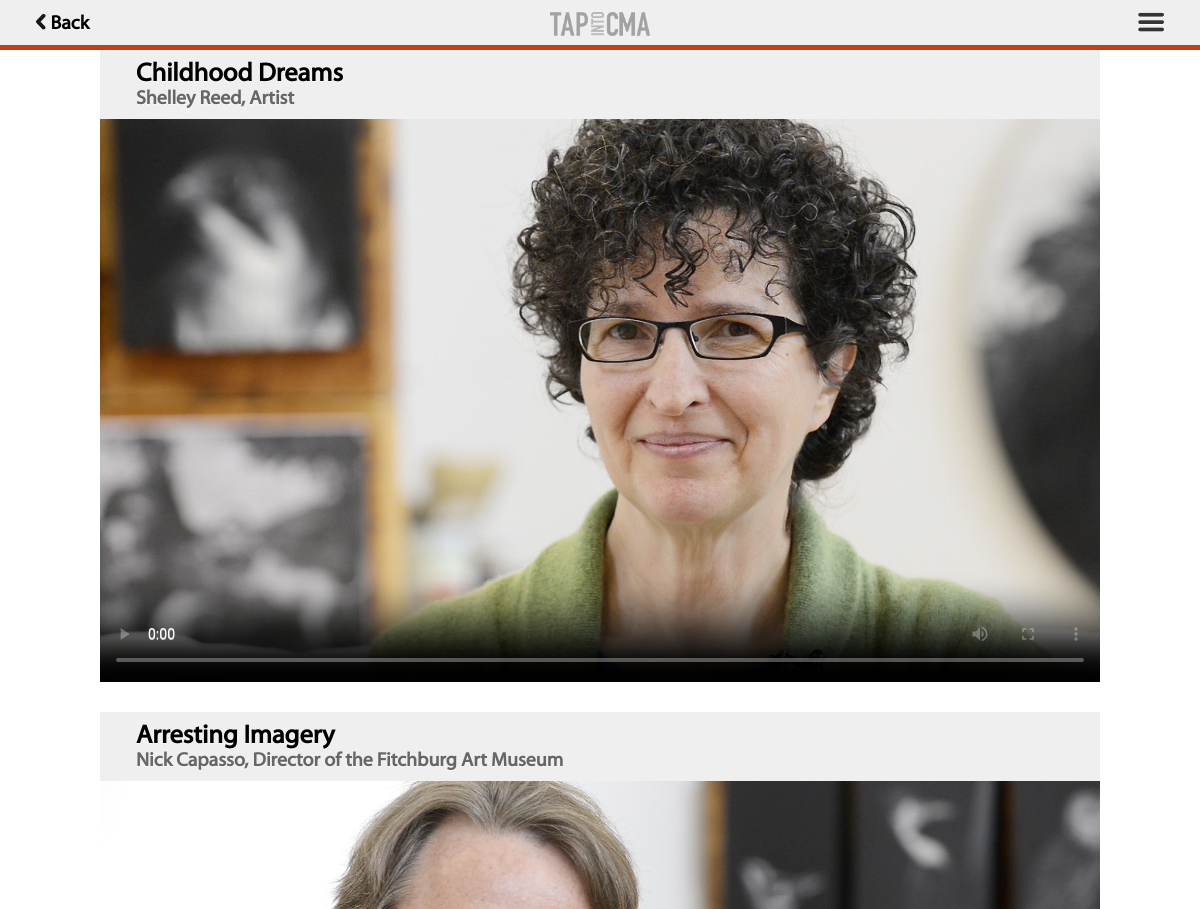
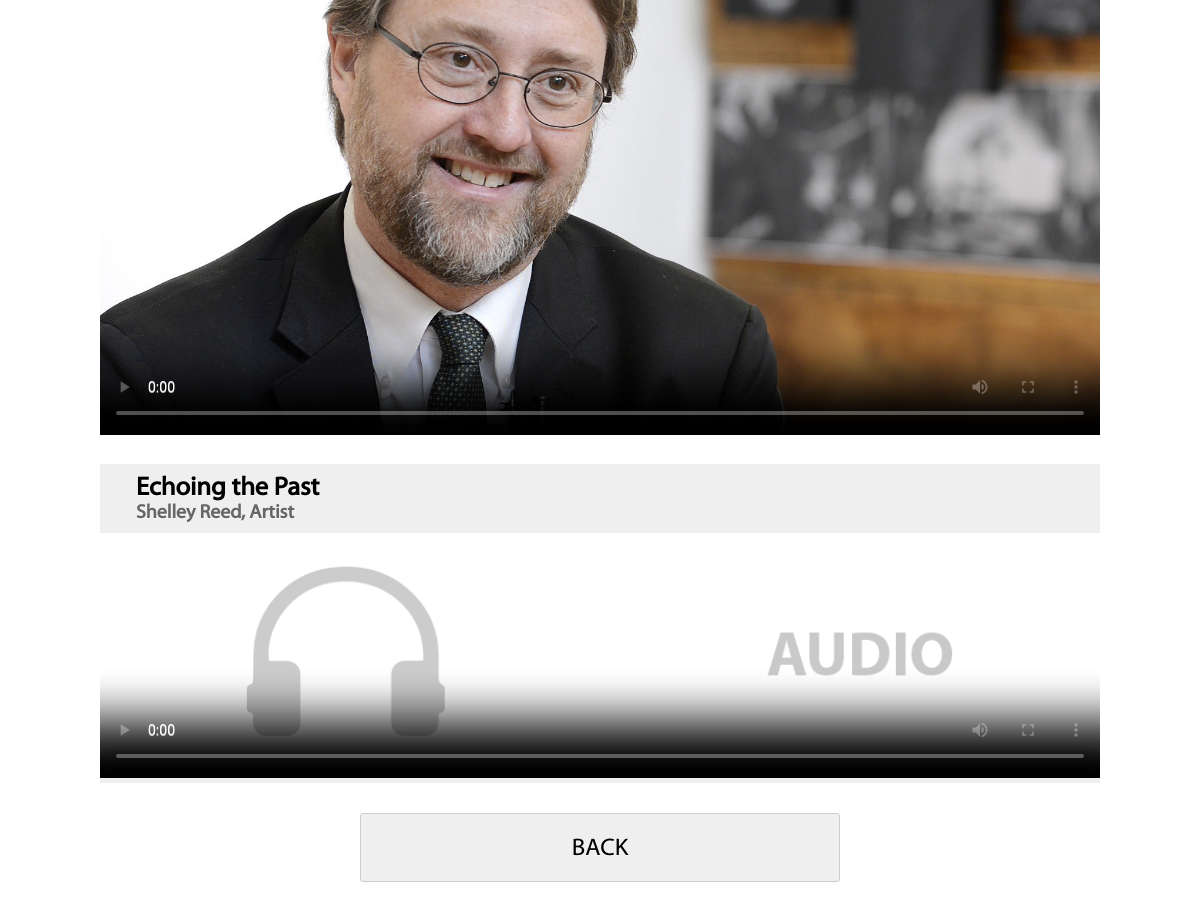
/group?tourID=4&stopID=102, run on the app's committed database (2 pictures, top to bottom).
### tables this page shows
CREATE TABLE `tour_content` (
  `id` int(11) unsigned NOT NULL AUTO_INCREMENT,
  `tourID` int(11) DEFAULT NULL,
  `stopID` int(11) DEFAULT NULL,
  `groupTitle` varchar(100) DEFAULT NULL,
  `groupID` int(11) DEFAULT NULL,
  `stopType` tinyint(1) DEFAULT NULL,
  `title` varchar(100) DEFAULT NULL,
  `description` text,
  `speaker` varchar(100) DEFAULT NULL,
  `speakerImage` varchar(15) DEFAULT NULL,
  `source` varchar(50) DEFAULT NULL,
  PRIMARY KEY (`id`)
);

### _inc/content/group_content.php (the view, shortened to what this page needs)
<?
if(!$fromHome){
    $tourQuery = "tourID = $tourID";
}
$query = "SELECT * from tour_content WHERE
    ($tourQuery $stopID $groupID AND source IS NOT NULL)
    ORDER BY groupID
		";
$result = mysqli_query($db,$query);
while($row = mysqli_fetch_assoc($result)){
    $tourID       = $row['tourID'];
    $groupID      = $row['groupID'];
    $groupTitle   = $row['groupTitle'];
    $stopType     = $row['stopType'];
    $title        = $row['title'];
    $speaker      = $row['speaker'];
    $speakerImage = $row['speakerImage'];
    $source       = $row['source'];
    if($groupID > 0){
        $stopTitle = $title;
    }
    else $stopTitle = $groupTitle;
    $stopInfo="<h1 $italicize>$stopTitle</h1><h2>$speaker</h2>";
    if($groupID == 0){
        $auto      = "autoplay";
        $soloVideo = "soloVideo";
        $soloAudio = "soloAudio";
    }
    else{
        $auto = "";
        $soloVideo = "";
        $soloAudio = "";
    }
    if ($stopType == 1 || $stopType == 5){
        $content = $stopInfo."
            <video class='video $soloVideo' name='$title' poster='assets/$tourID/speakers/$speakerImage-video.jpg' $auto controls>
                <source src='assets/$tourID/$source.mp4' type='video/mp4'>
            </video>
        ";
    }
    else if ($stopType == 2 || $stopType == 3){
        $place = "_images/audio_placeholder.gif";
    $content = $stopInfo."
            <video class='audio $soloAudio' name='$title' $auto controls poster='$place'>
                <source src='assets/$tourID/$source.mp4' type='video/mp4'>
            </video>
        ";
    }
    $stopList .= "<article>
                        $content
                    </article>";
}
?>

### _css/global.tour.css (style rules this page uses)
section h1 { padding-left:20px }
article { position:relative;margin-bottom:30px }
article h1 { margin:0;padding:8px 3% 0 3%;background:#efefef;font-size:1.3em }
article h2 { background:#efefef;font-size:13px;color:#666;padding:0 3% 10px 3%;margin:0 }
article video { z-index:50;background:#FFF !important }
article video.video { height:180px;width:320px;margin:0 auto }
article video.audio { height:72px;width:320px;margin:0 auto;border-bottom:5px solid #efefef }
article img,article video { display:block }
* { box-sizing:border-box;text-shadow:0 1px 0 rgba(255,255,255,0.7);font-family:myriad, serif;font-size:100% }
body { margin:0;padding:0;background:#FFF }
@media (min-width: 600px) { article video.video { height:auto;width:600px } }
@media (min-width: 600px) { article video.audio { height:150px;width:600px;background:#FFF } }
@media (min-width: 600px) { article h1,article h2 { width:600px;margin-left:auto;margin-right:auto } }
@media (min-width: 600px) { article h1,article h2 { font-size:1.2em;width:600px } }
@media (min-width: 600px) { article h2 { font-size:1em } }
@media (min-width: 1025px) { article video.video { margin:0 auto;height:auto;width:1000px } }
@media (min-width: 1025px) { article video.audio { margin:0 auto;height:250px;width:1000px } }
@media (min-width: 1025px) { article h1,article h2 { font-size:1.6em;width:1000px;margin-left:auto;margin-right:auto } }
@media (min-width: 1025px) { article h2 { font-size:1.2em } }

### data on the page
tour_content: title "Childhood Dreams", speaker "Shelley Reed, Artist"
tour_content: title "Arresting Imagery", speaker "Nick Capasso, Director of the Fitchburg Art Museum"
tour_content: title "Echoing the Past", speaker "Shelley Reed, Artist"
